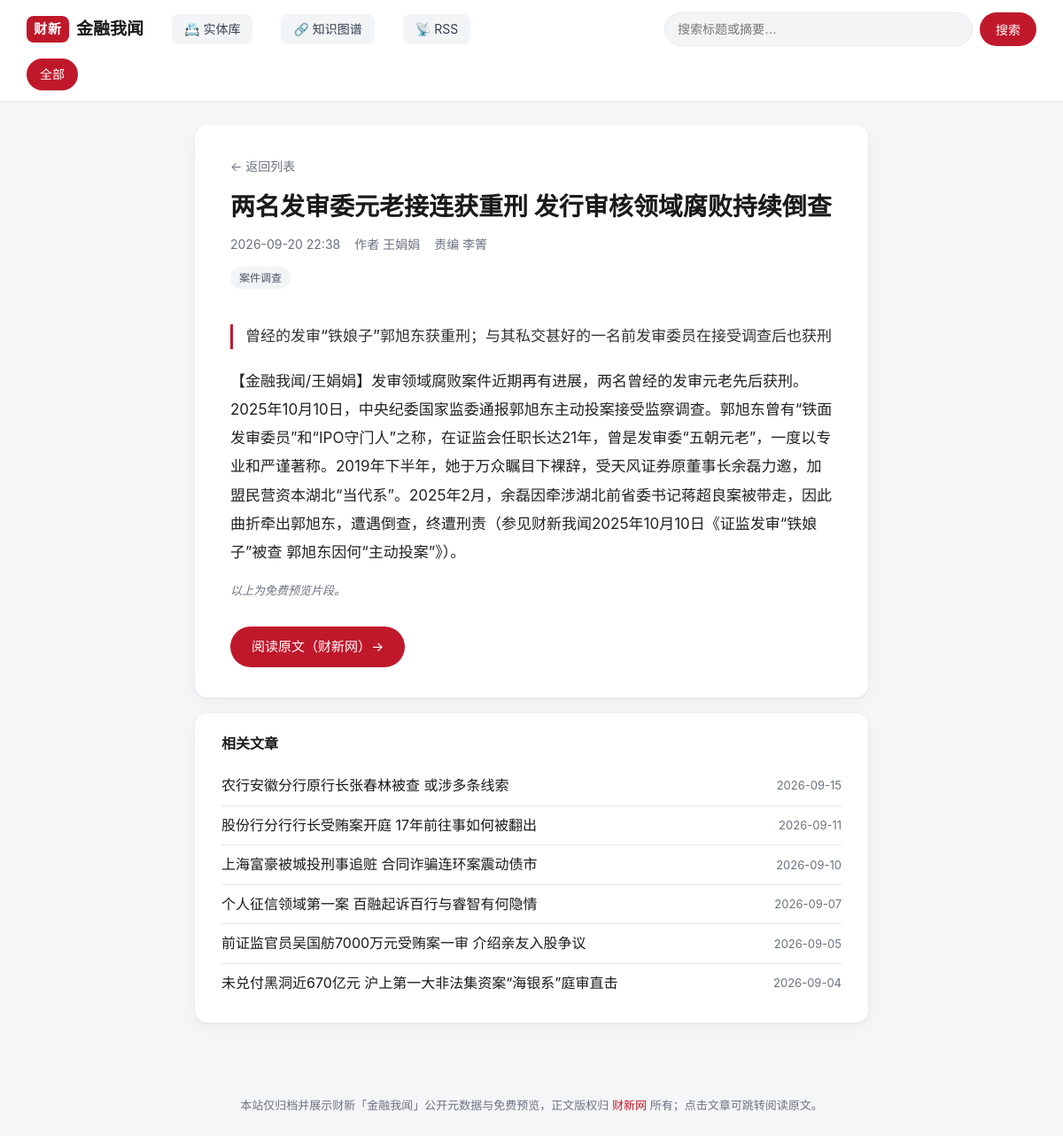
Screenshot of /a/102486903 with the database file from the repository.
### tables this page shows
CREATE TABLE articles(
          article_id TEXT NOT NULL, title TEXT NOT NULL, published_at TEXT NOT NULL,
          url TEXT PRIMARY KEY, discovered_at TEXT NOT NULL, checked_at TEXT NOT NULL
        , source TEXT NOT NULL DEFAULT '', summary TEXT NOT NULL DEFAULT '', body_text TEXT NOT NULL DEFAULT '', updated_at TEXT NOT NULL DEFAULT '', author TEXT NOT NULL DEFAULT '', editor TEXT NOT NULL DEFAULT '', image TEXT NOT NULL DEFAULT '');

CREATE TABLE tags(
      id INTEGER PRIMARY KEY AUTOINCREMENT, name TEXT UNIQUE NOT NULL
    );

### app.py (the view)
@app.route("/a/<article_id>")
def article(article_id: str):
    db = get_db()
    row = db.execute(
        "SELECT * FROM articles WHERE article_id=? AND source=? LIMIT 1",
        (article_id, SOURCE),
    ).fetchone()
    if row is None:
        abort(404)
    data = dict(row)
    data["tags"] = article_tags(db, row["url"])
    data["date"] = (row["published_at"] or "")[:10]
    entities = {
        "person": [],
        "org": [],
        "event": [],
    }
    try:
        for r in db.execute(
            """SELECT e.id, e.name, e.type FROM entities e
               JOIN article_entities ae ON ae.entity_id = e.id
               WHERE ae.article_url = ?
               ORDER BY e.type, e.name""",
            (row["url"],),
        ):
            entities[r["type"]].append({"id": r["id"], "name": r["name"]})
    except Exception:
        pass  # tables may not exist yet
    data["entities"] = entities
    related = []
    try:
        related = db.execute(
            """SELECT a.article_id, a.title, a.published_at,
                      count(*) AS shared,
                      group_concat(DISTINCT e.name) AS via
               FROM article_entities ae1
               JOIN article_entities ae2
                    ON ae2.entity_id = ae1.entity_id
                   AND ae2.article_url <> ae1.article_url
               JOIN entities e ON e.id = ae1.entity_id
               JOIN articles a ON a.url = ae2.article_url AND a.source = ?
               WHERE ae1.article_url = ?
               GROUP BY a.url
               ORDER BY shared DESC, a.published_at DESC LIMIT 8""",
            (SOURCE, row["url"]),
        ).fetchall()
    except Exception:
        related = []
    if not related and data["tags"]:
        related = db.execute(
            """SELECT DISTINCT a.article_id, a.title, a.published_at,
                      0 AS shared, NULL AS via
               FROM articles a JOIN article_tags at ON at.article_url = a.url
               JOIN tags t ON t.id = at.tag_id
               WHERE t.name = ? AND a.source = ? AND a.article_id <> ?
               ORDER BY a.published_at DESC LIMIT 6""",
            (data["tags"][0], SOURCE, article_id),
        ).fetchall()
    return render_template("article.html", a=data, related=related)

### app.py (called while the page is built)
def get_db() -> sqlite3.Connection:
    if "db" not in g:
        conn = sqlite3.connect(
            f"file:{DB_PATH.as_posix()}?mode=ro&immutable=1", uri=True
        )
        conn.row_factory = sqlite3.Row
        g.db = conn
    return g.db

def article_tags(db: sqlite3.Connection, url: str) -> list[str]:
    return [
        r["name"]
        for r in db.execute(
            "SELECT t.name FROM tags t JOIN article_tags at ON at.tag_id=t.id "
            "WHERE at.article_url=? ORDER BY t.name",
            (url,),
        )
    ]

@app.template_filter("nl2p")
def nl2p(text: str) -> str:
    parts = [p.strip() for p in (text or "").split("\n") if p.strip()]
    return "".join(f"<p>{p}</p>" for p in parts)

### templates/article.html (shortened to what this page needs)
{% extends "base.html" %}
{% block content %}
<article class="detail">
  <a class="back" href="{{ url_for('index') }}">← 返回列表</a>
  <h1 class="detail-title">{{ a.title }}</h1>
  <div class="meta">
    <time>{{ a.published_at[:16].replace('T', ' ') }}</time>
    {% if a.author %}<span>作者 {{ a.author }}</span>{% endif %}
    {% if a.editor %}<span>责编 {{ a.editor }}</span>{% endif %}
  </div>
  {% if a.tags %}
  <div class="tags detail-tags">
    {% for t in a.tags %}
    <a class="tag" href="{{ url_for('index', tag=t) }}">{{ t }}</a>
    {% endfor %}
  </div>
  {% endif %}
  {% if a.summary %}<p class="lead">{{ a.summary }}</p>{% endif %}
  {% if a.body_text %}
  <div class="prose">{{ a.body_text | nl2p | safe }}</div>
  <p class="preview-note">以上为免费预览片段。</p>
  {% else %}
  <p class="preview-note">本地暂未抓取预览内容。</p>
  {% endif %}
  <a class="readmore" href="{{ a.url }}" target="_blank" rel="noopener">
    阅读原文（财新网）→
  </a>
</article>
{% if related %}
<aside class="related">
  <h3>相关文章</h3>
  <ul>
    {% for r in related %}
    <li>
      <a href="{{ url_for('article', article_id=r['article_id']) }}">{{ r['title'] }}</a>
      <span class="related-meta">
        <time>{{ r['published_at'][:10] }}</time>
      </span>
    </li>
    {% endfor %}
  </ul>
</aside>
{% endif %}
{% endblock %}

### static/style.css (style rules this page uses)
:root { --bg: #f5f6f8; --card: #ffffff; --ink: #1a1a1a; --muted: #6b7280; --line: #e6e8eb; --brand: #c0182b; --brand-ink: #a01324; --accent: #f3f4f6; --radius: 14px; --shadow: 0 1px 3px rgba(0,0,0,.06), 0 6px 20px rgba(0,0,0,.04); }
* { box-sizing: border-box; }
html { -webkit-text-size-adjust: 100%; }
body { margin: 0; font-family: -apple-system, BlinkMacSystemFont, "Segoe UI", "PingFang SC", "Microsoft YaHei", "Hiragino Sans GB", sans-serif; color: var(--ink); background: var(--bg); line-height: 1.6; }
a { color: inherit; text-decoration: none; }
.tags { display: flex; flex-wrap: wrap; gap: 6px; padding: 10px 16px 16px; }
.tag { font-size: 12px; color: #4b5563; background: var(--accent); padding: 3px 10px; border-radius: 999px; }
.detail { background: #fff; border-radius: var(--radius); box-shadow: var(--shadow); max-width: 760px; margin: 26px auto 18px; padding: 34px 40px; }
.back { color: var(--muted); font-size: 14px; }
.detail-title { margin: 14px 0 12px; font-size: 28px; line-height: 1.35; }
.meta { display: flex; flex-wrap: wrap; gap: 16px; color: var(--muted); font-size: 14px; }
.detail-tags { padding: 14px 0 0; }
.lead { font-size: 17px; color: #333; font-weight: 500; border-left: 3px solid var(--brand); padding-left: 14px; margin: 20px 0; }
.prose { font-size: 17px; line-height: 1.9; color: #222; }
.prose p { margin: 0 0 16px; }
.preview-note { color: var(--muted); font-size: 13px; font-style: italic; }
.readmore { display: inline-block; margin-top: 18px; padding: 11px 24px; background: var(--brand); color: #fff; border-radius: 999px; font-size: 15px; }
.related { max-width: 760px; margin: 0 auto 40px; background: #fff; border-radius: var(--radius); box-shadow: var(--shadow); padding: 22px 30px; }
.related h3 { margin: 0 0 12px; font-size: 16px; }
.related ul { list-style: none; margin: 0; padding: 0; }
.related li { display: flex; justify-content: space-between; gap: 16px; padding: 9px 0; border-bottom: 1px solid var(--line); }
.related li:last-child { border-bottom: 0; }
.related a { flex: 1; }
.related time { color: var(--muted); font-size: 13px; flex: 0 0 auto; }

### templates/article.html (style rules this page uses)
.related-meta { display: flex; gap: 10px; align-items: center; flex-shrink: 0; }

### rows the page displays
articles: title "两名发审委元老接连获重刑 发行审核领域腐败持续倒查", published_at "2026-09-20 22:38", author "王娟娟", editor "李箐", summary "曾经的发审“铁娘子”郭旭东获重刑；与其私交甚好的一名前发审委员在接受调查后也获刑", body_text|nl2p "【金融我闻/王娟娟】发审领域腐败案件近期再有进展，两名曾经的发审元老先后获刑。 2025年10月10日，中央纪委国家监委通报郭旭东主动投案接受监察调查。郭旭东曾有“铁面发审委员”和“IPO守门人”之称，在证监会任职长达21年，曾是发审委“五朝元老”，一度以专业和严谨著称。2019年下半年，她于万众瞩目下裸辞，受天风证券原董事长余磊力邀，加盟民营资本湖北“当代系”。2025年2月，余磊因牵涉湖北前省委书记蒋超良案被带走，因此曲折牵出郭旭东，遭遇倒查，终遭刑责（参见财新我闻2025年10月10日《证监发审“铁娘子”被查 郭旭东因何“主动投案”》）。"
tags: name "案件调查"

### other values shown
{{ r['title'] }} "农行安徽分行原行长张春林被查 或涉多条线索" "股份行分行行长受贿案开庭 17年前往事如何被翻出" "上海富豪被城投刑事追赃 合同诈骗连环案震动债市" "个人征信领域第一案 百融起诉百行与睿智有何隐情" "前证监官员吴国舫7000万元受贿案一审 介绍亲友入股争议" "未兑付黑洞近670亿元 沪上第一大非法集资案“海银系”庭审直击"
{{ r['published_at'][:10] }} "2026-09-15" "2026-09-11" "2026-09-10" "2026-09-07" "2026-09-05" "2026-09-04"
